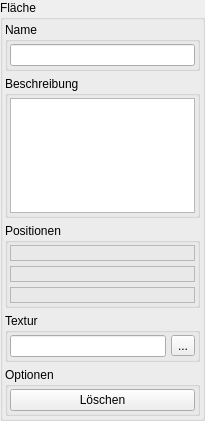
<ui version="4.0" >
 <author></author>
 <comment></comment>
 <exportmacro></exportmacro>
 <class>WidgetToolTerrainTriangleNew</class>
 <widget class="QWidget" name="WidgetToolTerrainTriangleNew" >
  <property name="geometry" >
   <rect>
    <x>0</x>
    <y>0</y>
    <width>205</width>
    <height>421</height>
   </rect>
  </property>
  <property name="windowTitle" >
   <string>Form</string>
  </property>
  <layout class="QGridLayout" >
   <property name="margin" >
    <number>0</number>
   </property>
   <property name="spacing" >
    <number>5</number>
   </property>
   <item row="0" column="0" >
    <widget class="QGroupBox" name="groupBox" >
     <property name="title" >
      <string>Fläche</string>
     </property>
     <property name="flat" >
      <bool>true</bool>
     </property>
     <layout class="QGridLayout" >
      <property name="margin" >
       <number>2</number>
      </property>
      <property name="spacing" >
       <number>5</number>
      </property>
      <item row="3" column="0" >
       <widget class="QGroupBox" name="groupBox_6" >
        <property name="title" >
         <string>Textur</string>
        </property>
        <property name="flat" >
         <bool>true</bool>
        </property>
        <layout class="QGridLayout" >
         <property name="margin" >
          <number>2</number>
         </property>
         <property name="spacing" >
          <number>5</number>
         </property>
         <item row="0" column="1" >
          <widget class="QToolButton" name="toolButton_TextureSearch" >
           <property name="text" >
            <string>...</string>
           </property>
          </widget>
         </item>
         <item row="0" column="0" >
          <widget class="QLineEdit" name="lineEdit_Texture" />
         </item>
        </layout>
       </widget>
      </item>
      <item row="2" column="0" >
       <widget class="QGroupBox" name="groupBox_4" >
        <property name="title" >
         <string>Positionen</string>
        </property>
        <property name="flat" >
         <bool>true</bool>
        </property>
        <layout class="QGridLayout" >
         <property name="margin" >
          <number>2</number>
         </property>
         <property name="spacing" >
          <number>5</number>
         </property>
         <item row="1" column="0" >
          <widget class="QLabel" name="label_Pos2" >
           <property name="frameShape" >
            <enum>QFrame::StyledPanel</enum>
           </property>
           <property name="frameShadow" >
            <enum>QFrame::Sunken</enum>
           </property>
           <property name="text" >
            <string/>
           </property>
          </widget>
         </item>
         <item row="0" column="0" >
          <widget class="QLabel" name="label_Pos1" >
           <property name="frameShape" >
            <enum>QFrame::StyledPanel</enum>
           </property>
           <property name="frameShadow" >
            <enum>QFrame::Sunken</enum>
           </property>
           <property name="text" >
            <string/>
           </property>
          </widget>
         </item>
         <item row="2" column="0" >
          <widget class="QLabel" name="label_Pos3" >
           <property name="frameShape" >
            <enum>QFrame::StyledPanel</enum>
           </property>
           <property name="frameShadow" >
            <enum>QFrame::Sunken</enum>
           </property>
           <property name="text" >
            <string/>
           </property>
          </widget>
         </item>
        </layout>
       </widget>
      </item>
      <item row="1" column="0" >
       <widget class="QGroupBox" name="groupBox_3" >
        <property name="title" >
         <string>Beschreibung</string>
        </property>
        <property name="flat" >
         <bool>true</bool>
        </property>
        <layout class="QGridLayout" >
         <property name="margin" >
          <number>2</number>
         </property>
         <property name="spacing" >
          <number>5</number>
         </property>
         <item row="0" column="0" >
          <widget class="QTextEdit" name="textEdit_Desc" />
         </item>
        </layout>
       </widget>
      </item>
      <item row="0" column="0" >
       <widget class="QGroupBox" name="groupBox_2" >
        <property name="title" >
         <string>Name</string>
        </property>
        <property name="flat" >
         <bool>true</bool>
        </property>
        <layout class="QGridLayout" >
         <property name="margin" >
          <number>2</number>
         </property>
         <property name="spacing" >
          <number>5</number>
         </property>
         <item row="0" column="0" >
          <widget class="QLineEdit" name="lineEdit_Name" />
         </item>
        </layout>
       </widget>
      </item>
      <item row="4" column="0" >
       <widget class="QGroupBox" name="groupBox_5" >
        <property name="title" >
         <string>Optionen</string>
        </property>
        <property name="flat" >
         <bool>true</bool>
        </property>
        <layout class="QGridLayout" >
         <property name="margin" >
          <number>2</number>
         </property>
         <property name="spacing" >
          <number>5</number>
         </property>
         <item row="1" column="0" >
          <widget class="QPushButton" name="pushButton_Delete" >
           <property name="toolTip" >
            <string>Löscht den Knoten</string>
           </property>
           <property name="statusTip" >
            <string>Löscht den Knoten</string>
           </property>
           <property name="whatsThis" >
            <string>Löscht den Knoten</string>
           </property>
           <property name="text" >
            <string>Löschen</string>
           </property>
          </widget>
         </item>
        </layout>
       </widget>
      </item>
     </layout>
    </widget>
   </item>
  </layout>
 </widget>
 <pixmapfunction></pixmapfunction>
 <resources/>
 <connections/>
</ui>
